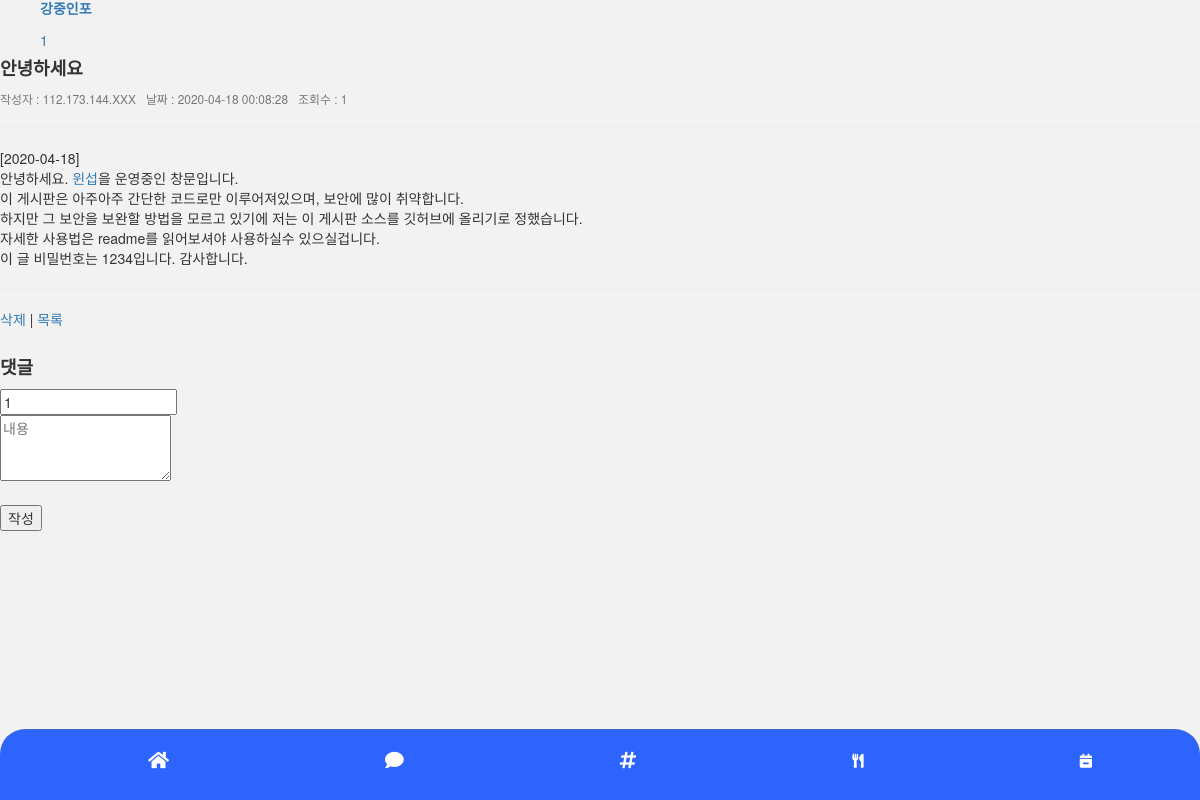
/member/page/main/board/view.php?id=1 (signed in), run on the app's committed database.
### tables this page shows
CREATE TABLE `board` (
  `id` int(10) UNSIGNED NOT NULL,
  `title` varchar(100) NOT NULL,
  `content` text NOT NULL,
  `date` datetime NOT NULL,
  `hit` int(10) UNSIGNED NOT NULL DEFAULT '0',
  `writer` varchar(20) NOT NULL,
  `password` varchar(100) NOT NULL
);

### member/page/main/board/view.php (the view, shortened to what this page needs)
<?php
    require('head.php');
  ?>
<div class="uk-container">
 <nav class="sel-target: .uk-navbar-container; cls-active: uk-navbar-stick" uk-navbar>
        <div class="uk-navbar-left">
            <ul class="uk-navbar-nav">
                <li class="uk-active"
                style="font-family: 'Cafe24SsurroundAir">
                <a href="#"><b style="font-family: 'Cafe24SsurroundAir">강중인포</b></a></li>
            </ul>
        </div>
        <div class="uk-navbar-right">
            <ul class="uk-navbar-nav">
                <li class="uk-active"><a href="">
                    <?php
	if(isset($_SESSION['userid'])){
		echo "{$_SESSION['userid']}";
  }
	?>
</a></li>
            </ul>
        </div>
    </nav>
<div class="uk-container">
<?php
require_once("dbconfig.php");
$id = $_GET["id"];
    ?>
    <?php
$sql = "select id, title, content, date, hit, writer, password from board where id=" . $id;
$result = $db->query($sql);
$row = $result->fetch_assoc();
?>
<body>
<div class="uk-card uk-card-default uk-card-body">
            <h4 style="  font-family: 'Cafe24Ssurround'";><b><?php echo $row['title']?></b></h4>
            <div id="boardInfo" class="text-muted small mb-4 mb-lg-0">
            <span id="boardID">작성자 : <?php echo $row["writer"]?></span>&nbsp;&nbsp;
            <span id="boardDate">날짜 : <?php echo $row["date"]?></span>&nbsp;&nbsp;
            <span id="boardHit">조회수 : <?php echo $row["hit"]?></span>&nbsp;&nbsp;
        </div><hr>
        <div id="boardContent"><?php echo $row["content"]?></div>
        <hr>
    <div class="btnSet">
        <a href="./delete.php?id=<?php echo $id?>">삭제</a> |
        <a href="./">목록</a>
    </div>
        </div>
        <br>
        <div class="uk-card uk-card-default uk-card-body">
            <h4 style="  font-family: 'Cafe24Ssurround'";><b>댓글</b></h4>
            <div id="boardComment">
        <?php require_once('./comment.php')?>
    </div>
        </div>
</div>
</div>
</body>
<?php include "menu.php";?>
<div style="height:150px; background-color: #f1f1f1;"></div>
<?php
    require('footer.php');
?>
</html>

### member/page/main/board/style.css (style rules this page uses)
body { font-family: 'Cafe24SsurroundAir'; background-color: #f2f2f2!important; }
h1,h2,h3,h4,h5,h6 { font-family: 'Cafe24Ssurround'; }
li { list-style:none; }
.uk-card.uk-card-default.uk-card-body { border-radius: 10px 10px 10px 10px; }

### data on the page
board: title "안녕하세요", writer "112.173.144.XXX", date "2020-04-18 00:08:28", hit "1", content "[2020-04-18] 안녕하세요. 윈섭 을 운영중인 창문입니다. 이 게시판은 아주아주 간단한 코드로만 이루어져있으며, 보안에 많이 취약합니다. 하지만 그 보안을 보완할 방법을 모르고 있기에 저는 이 게시판 소스를 깃허브에 올리기로 정했습니다. 자세한 사용법은 readme를 읽어보셔야 사용하실수 있으실겁니다. 이 글 비밀번호는 1234입니다. 감사합니다."

### other printed values
$_SESSION['userid'] "1"
